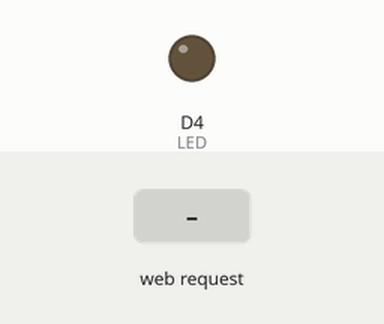
This sketch was run on a simulated ESP8266 (NodeMCU). Parts: output pins drawn as LEDs (lit = HIGH). The inputs (shaded band) are chosen by the test bench. WiFi joins after 1.5 s; servers stay silent unless stated; what the sketch prints to the serial monitor is not drawn.

Above: at 4.2 s.
4.3 s: HTTP request GET /gpio/1 received
At 5.0 s:
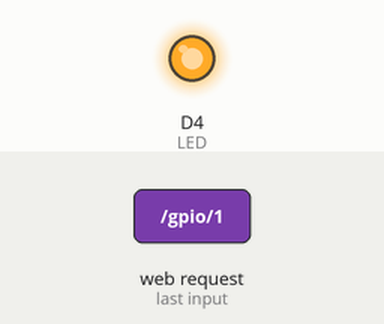
5.8 s: HTTP request GET /gpio/0 received
At 6.1 s:
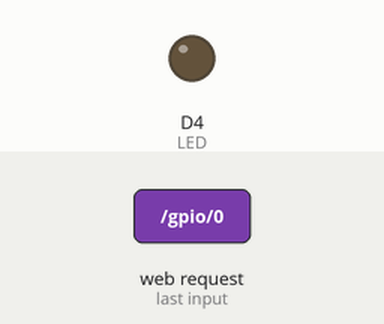
Timing chart, 0 to 8.8 s (numbered marks = the images above; inputs shaded):
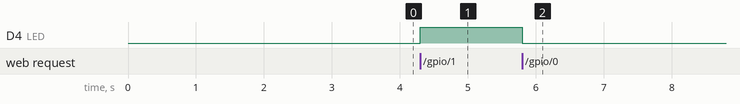

Measured:
- after the input at 4.3 s, D4 (LED): LOW → HIGH at once
- after the input at 5.8 s, D4 (LED): HIGH → LOW at once

The sketch:

e02_led_wifi_o_boton.ino
```cpp
#include <ESP8266WiFi.h>

const char*ssid = "*_*";
const char* password = "^_^";
int LED = D4;
WiFiServer server(80);

void setup() {
Serial.begin(115200);
delay(1500);
pinMode(LED, OUTPUT);
digitalWrite(LED, LOW);

Serial.println();
Serial.println();
Serial.print("Conectando con: ");
Serial.println(ssid);
WiFi.begin(ssid, password);
  while (WiFi.status() != WL_CONNECTED)
  {
  delay(500);
  Serial.print(".");
  }

Serial.println("");
Serial.println("WiFi conectado");
server.begin();
Serial.println("Servidor iniciado");
Serial.println(WiFi.localIP());
}

void loop() {

WiFiClient client = server.available();
if (!client) {return;}
Serial.println("Nuevo cliente");

while(!client.available()){delay(1);}

String req = client.readStringUntil('\r');
Serial.println(req);
client.flush();
int val;

if (req.indexOf("/gpio/0") != -1) val = LOW;

else if (req.indexOf("/gpio/1") != -1) val = HIGH;

else {
  Serial.println("Solicitud Inválida");
  client.stop();
  return;
  }

digitalWrite(LED, val);
client.flush();
String s = "HTTP/1.1 200 OK\r\nContent-Type: text/html\r\n\r\n<!DOCTYPE HTML>\r\n<html>\r\nGPIO tiene el valor: ";
s += (val)?"high":"low";
//añadido 23/03/2017
s+="<br><a href='/gpio/1'>Encender</a>";
s+="<br><a href='/gpio/0'>Apagar</a>";
s += "</html>\n";
client.print(s);
delay(1);
Serial.println("Client disonnected");
}
```
